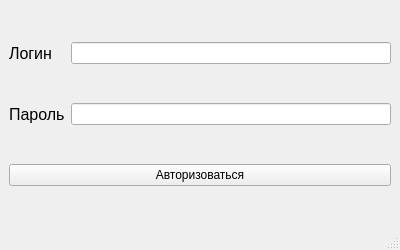
<?xml version="1.0" encoding="UTF-8"?>
<ui version="4.0">
 <class>AuthorizationProg</class>
 <widget class="QMainWindow" name="AuthorizationProg">
  <property name="geometry">
   <rect>
    <x>0</x>
    <y>0</y>
    <width>400</width>
    <height>250</height>
   </rect>
  </property>
  <property name="minimumSize">
   <size>
    <width>400</width>
    <height>250</height>
   </size>
  </property>
  <property name="maximumSize">
   <size>
    <width>400</width>
    <height>250</height>
   </size>
  </property>
  <property name="sizeIncrement">
   <size>
    <width>0</width>
    <height>0</height>
   </size>
  </property>
  <property name="baseSize">
   <size>
    <width>300</width>
    <height>200</height>
   </size>
  </property>
  <property name="windowTitle">
   <string>MainWindow</string>
  </property>
  <widget class="QWidget" name="centralwidget">
   <layout class="QGridLayout" name="gridLayout">
    <item row="1" column="1">
     <widget class="QLineEdit" name="pass">
      <property name="text">
       <string/>
      </property>
      <property name="echoMode">
       <enum>QLineEdit::Password</enum>
      </property>
     </widget>
    </item>
    <item row="0" column="1">
     <widget class="QLineEdit" name="login">
      <property name="text">
       <string/>
      </property>
     </widget>
    </item>
    <item row="1" column="0">
     <widget class="QLabel" name="label_2">
      <property name="font">
       <font>
        <pointsize>12</pointsize>
       </font>
      </property>
      <property name="text">
       <string>Пароль</string>
      </property>
     </widget>
    </item>
    <item row="2" column="0" colspan="2">
     <widget class="QPushButton" name="authButton">
      <property name="text">
       <string>Авторизоваться</string>
      </property>
     </widget>
    </item>
    <item row="0" column="0">
     <widget class="QLabel" name="label">
      <property name="font">
       <font>
        <pointsize>12</pointsize>
       </font>
      </property>
      <property name="text">
       <string>Логин</string>
      </property>
     </widget>
    </item>
   </layout>
  </widget>
  <widget class="QMenuBar" name="menubar">
   <property name="geometry">
    <rect>
     <x>0</x>
     <y>0</y>
     <width>400</width>
     <height>26</height>
    </rect>
   </property>
  </widget>
  <widget class="QStatusBar" name="statusbar"/>
 </widget>
 <resources/>
 <connections/>
</ui>
